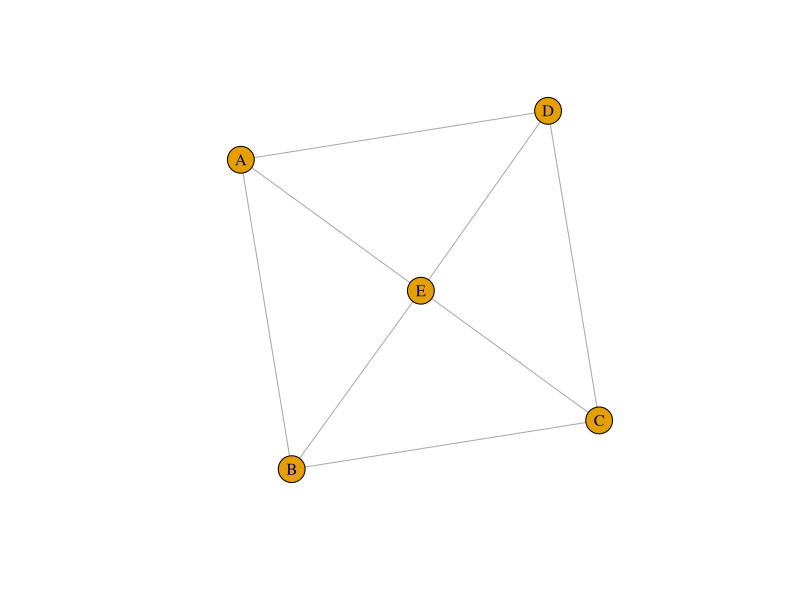

The R source for this figure:
install.packages('igraph')
library(igraph)
help(graph)
vo_huong <-make_graph( ~ A-B-C-D-A, E-A:B:C:D)
plot(vo_huong)

